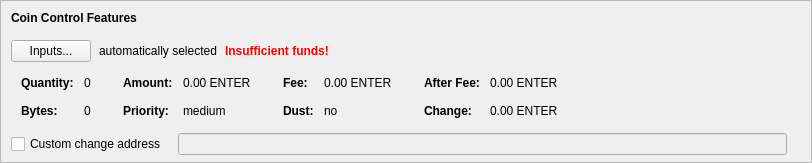
    <widget class="QFrame" name="frameCoinControl">
     <property name="sizePolicy">
      <sizepolicy hsizetype="Expanding" vsizetype="Expanding">
       <horstretch>0</horstretch>
       <verstretch>0</verstretch>
      </sizepolicy>
     </property>
     <property name="maximumSize">
      <size>
       <width>16777215</width>
       <height>16777215</height>
      </size>
     </property>
     <property name="frameShape">
      <enum>QFrame::StyledPanel</enum>
     </property>
     <property name="frameShadow">
      <enum>QFrame::Sunken</enum>
     </property>
     <layout class="QVBoxLayout" name="verticalLayoutCoinControl2">
      <property name="spacing">
       <number>0</number>
      </property>
      <property name="leftMargin">
       <number>0</number>
      </property>
      <property name="topMargin">
       <number>0</number>
      </property>
      <property name="rightMargin">
       <number>0</number>
      </property>
      <property name="bottomMargin">
       <number>6</number>
      </property>
      <item>
       <layout class="QVBoxLayout" name="verticalLayoutCoinControl" stretch="0,0,0,0,1">
        <property name="spacing">
         <number>0</number>
        </property>
        <property name="leftMargin">
         <number>10</number>
        </property>
        <property name="topMargin">
         <number>10</number>
        </property>
        <item>
         <layout class="QHBoxLayout" name="horizontalLayoutCoinControl1">
          <property name="bottomMargin">
           <number>15</number>
          </property>
          <item>
           <widget class="QLabel" name="labelCoinControlFeatures">
            <property name="sizePolicy">
             <sizepolicy hsizetype="Preferred" vsizetype="Maximum">
              <horstretch>0</horstretch>
              <verstretch>0</verstretch>
             </sizepolicy>
            </property>
            <property name="font">
             <font>
              <weight>75</weight>
              <bold>true</bold>
             </font>
            </property>
            <property name="styleSheet">
             <string notr="true">font-weight:bold;</string>
            </property>
            <property name="text">
             <string>Coin Control Features</string>
            </property>
           </widget>
          </item>
         </layout>
        </item>
        <item>
         <layout class="QHBoxLayout" name="horizontalLayoutCoinControl2" stretch="0,0,0,0">
          <property name="spacing">
           <number>8</number>
          </property>
          <property name="bottomMargin">
           <number>10</number>
          </property>
          <item>
           <widget class="QPushButton" name="pushButtonCoinControl">
            <property name="styleSheet">
             <string notr="true"/>
            </property>
            <property name="text">
             <string>Inputs...</string>
            </property>
            <property name="autoDefault">
             <bool>false</bool>
            </property>
           </widget>
          </item>
          <item>
           <widget class="QLabel" name="labelCoinControlAutomaticallySelected">
            <property name="text">
             <string>automatically selected</string>
            </property>
            <property name="margin">
             <number>5</number>
            </property>
           </widget>
          </item>
          <item>
           <widget class="QLabel" name="labelCoinControlInsuffFunds">
            <property name="font">
             <font>
              <weight>75</weight>
              <bold>true</bold>
             </font>
            </property>
            <property name="styleSheet">
             <string notr="true">color:red;font-weight:bold;</string>
            </property>
            <property name="text">
             <string>Insufficient funds!</string>
            </property>
            <property name="margin">
             <number>5</number>
            </property>
           </widget>
          </item>
          <item>
           <spacer name="horizontalSpacerCoinControl">
            <property name="orientation">
             <enum>Qt::Horizontal</enum>
            </property>
            <property name="sizeHint" stdset="0">
             <size>
              <width>40</width>
              <height>1</height>
             </size>
            </property>
           </spacer>
          </item>
         </layout>
        </item>
        <item>
         <widget class="QWidget" name="widgetCoinControl" native="true">
          <property name="sizePolicy">
           <sizepolicy hsizetype="Preferred" vsizetype="Preferred">
            <horstretch>0</horstretch>
            <verstretch>0</verstretch>
           </sizepolicy>
          </property>
          <property name="minimumSize">
           <size>
            <width>0</width>
            <height>0</height>
           </size>
          </property>
          <property name="styleSheet">
           <string notr="true"/>
          </property>
          <layout class="QHBoxLayout" name="horizontalLayoutCoinControl5">
           <property name="leftMargin">
            <number>0</number>
           </property>
           <property name="topMargin">
            <number>0</number>
           </property>
           <property name="rightMargin">
            <number>0</number>
           </property>
           <property name="bottomMargin">
            <number>0</number>
           </property>
           <item>
            <layout class="QHBoxLayout" name="horizontalLayoutCoinControl3" stretch="0,0,0,1">
             <property name="spacing">
              <number>20</number>
             </property>
             <property name="topMargin">
              <number>0</number>
             </property>
             <property name="bottomMargin">
              <number>10</number>
             </property>
             <item>
              <layout class="QFormLayout" name="formLayoutCoinControl1">
               <property name="horizontalSpacing">
                <number>10</number>
               </property>
               <property name="verticalSpacing">
                <number>14</number>
               </property>
               <property name="leftMargin">
                <number>10</number>
               </property>
               <property name="topMargin">
                <number>4</number>
               </property>
               <property name="rightMargin">
                <number>6</number>
               </property>
               <item row="0" column="0">
                <widget class="QLabel" name="labelCoinControlQuantityText">
                 <property name="font">
                  <font>
                   <weight>75</weight>
                   <bold>true</bold>
                  </font>
                 </property>
                 <property name="text">
                  <string>Quantity:</string>
                 </property>
                 <property name="margin">
                  <number>0</number>
                 </property>
                </widget>
               </item>
               <item row="0" column="1">
                <widget class="QLabel" name="labelCoinControlQuantity">
                 <property name="cursor">
                  <cursorShape>IBeamCursor</cursorShape>
                 </property>
                 <property name="contextMenuPolicy">
                  <enum>Qt::ActionsContextMenu</enum>
                 </property>
                 <property name="text">
                  <string notr="true">0</string>
                 </property>
                 <property name="margin">
                  <number>0</number>
                 </property>
                 <property name="textInteractionFlags">
                  <set>Qt::LinksAccessibleByMouse|Qt::TextSelectableByKeyboard|Qt::TextSelectableByMouse</set>
                 </property>
                </widget>
               </item>
               <item row="1" column="0">
                <widget class="QLabel" name="labelCoinControlBytesText">
                 <property name="font">
                  <font>
                   <weight>75</weight>
                   <bold>true</bold>
                  </font>
                 </property>
                 <property name="text">
                  <string>Bytes:</string>
                 </property>
                </widget>
               </item>
               <item row="1" column="1">
                <widget class="QLabel" name="labelCoinControlBytes">
                 <property name="cursor">
                  <cursorShape>IBeamCursor</cursorShape>
                 </property>
                 <property name="contextMenuPolicy">
                  <enum>Qt::ActionsContextMenu</enum>
                 </property>
                 <property name="text">
                  <string notr="true">0</string>
                 </property>
                 <property name="textInteractionFlags">
                  <set>Qt::LinksAccessibleByMouse|Qt::TextSelectableByKeyboard|Qt::TextSelectableByMouse</set>
                 </property>
                </widget>
               </item>
              </layout>
             </item>
             <item>
              <layout class="QFormLayout" name="formLayoutCoinControl2">
               <property name="horizontalSpacing">
                <number>10</number>
               </property>
               <property name="verticalSpacing">
                <number>14</number>
               </property>
               <property name="leftMargin">
                <number>6</number>
               </property>
               <property name="topMargin">
                <number>4</number>
               </property>
               <property name="rightMargin">
                <number>6</number>
               </property>
               <item row="0" column="0">
                <widget class="QLabel" name="labelCoinControlAmountText">
                 <property name="font">
                  <font>
                   <weight>75</weight>
                   <bold>true</bold>
                  </font>
                 </property>
                 <property name="text">
                  <string>Amount:</string>
                 </property>
                 <property name="margin">
                  <number>0</number>
                 </property>
                </widget>
               </item>
               <item row="0" column="1">
                <widget class="QLabel" name="labelCoinControlAmount">
                 <property name="cursor">
                  <cursorShape>IBeamCursor</cursorShape>
                 </property>
                 <property name="contextMenuPolicy">
                  <enum>Qt::ActionsContextMenu</enum>
                 </property>
                 <property name="text">
                  <string notr="true">0.00 ENTER</string>
                 </property>
                 <property name="textInteractionFlags">
                  <set>Qt::LinksAccessibleByMouse|Qt::TextSelectableByKeyboard|Qt::TextSelectableByMouse</set>
                 </property>
                </widget>
               </item>
               <item row="1" column="0">
                <widget class="QLabel" name="labelCoinControlPriorityText">
                 <property name="font">
                  <font>
                   <weight>75</weight>
                   <bold>true</bold>
                  </font>
                 </property>
                 <property name="text">
                  <string>Priority:</string>
                 </property>
                </widget>
               </item>
               <item row="1" column="1">
                <widget class="QLabel" name="labelCoinControlPriority">
                 <property name="cursor">
                  <cursorShape>IBeamCursor</cursorShape>
                 </property>
                 <property name="contextMenuPolicy">
                  <enum>Qt::ActionsContextMenu</enum>
                 </property>
                 <property name="text">
                  <string>medium</string>
                 </property>
                 <property name="textInteractionFlags">
                  <set>Qt::LinksAccessibleByMouse|Qt::TextSelectableByKeyboard|Qt::TextSelectableByMouse</set>
                 </property>
                </widget>
               </item>
              </layout>
             </item>
             <item>
              <layout class="QFormLayout" name="formLayoutCoinControl3">
               <property name="horizontalSpacing">
                <number>10</number>
               </property>
               <property name="verticalSpacing">
                <number>14</number>
               </property>
               <property name="leftMargin">
                <number>6</number>
               </property>
               <property name="topMargin">
                <number>4</number>
               </property>
               <property name="rightMargin">
                <number>6</number>
               </property>
               <item row="0" column="0">
                <widget class="QLabel" name="labelCoinControlFeeText">
                 <property name="font">
                  <font>
                   <weight>75</weight>
                   <bold>true</bold>
                  </font>
                 </property>
                 <property name="text">
                  <string>Fee:</string>
                 </property>
                 <property name="margin">
                  <number>0</number>
                 </property>
                </widget>
               </item>
               <item row="0" column="1">
                <widget class="QLabel" name="labelCoinControlFee">
                 <property name="cursor">
                  <cursorShape>IBeamCursor</cursorShape>
                 </property>
                 <property name="contextMenuPolicy">
                  <enum>Qt::ActionsContextMenu</enum>
                 </property>
                 <property name="text">
                  <string notr="true">0.00 ENTER</string>
                 </property>
                 <property name="textInteractionFlags">
                  <set>Qt::LinksAccessibleByMouse|Qt::TextSelectableByKeyboard|Qt::TextSelectableByMouse</set>
                 </property>
                </widget>
               </item>
               <item row="1" column="0">
                <widget class="QLabel" name="labelCoinControlLowOutputText">
                 <property name="font">
                  <font>
                   <weight>75</weight>
                   <bold>true</bold>
                  </font>
                 </property>
                 <property name="text">
                  <string>Dust:</string>
                 </property>
                </widget>
               </item>
               <item row="1" column="1">
                <widget class="QLabel" name="labelCoinControlLowOutput">
                 <property name="cursor">
                  <cursorShape>IBeamCursor</cursorShape>
                 </property>
                 <property name="contextMenuPolicy">
                  <enum>Qt::ActionsContextMenu</enum>
                 </property>
                 <property name="text">
                  <string>no</string>
                 </property>
                 <property name="textInteractionFlags">
                  <set>Qt::LinksAccessibleByMouse|Qt::TextSelectableByKeyboard|Qt::TextSelectableByMouse</set>
                 </property>
                </widget>
               </item>
              </layout>
             </item>
             <item>
              <layout class="QFormLayout" name="formLayoutCoinControl4">
               <property name="horizontalSpacing">
                <number>10</number>
               </property>
               <property name="verticalSpacing">
                <number>14</number>
               </property>
               <property name="leftMargin">
                <number>6</number>
               </property>
               <property name="topMargin">
                <number>4</number>
               </property>
               <property name="rightMargin">
                <number>6</number>
               </property>
               <item row="0" column="0">
                <widget class="QLabel" name="labelCoinControlAfterFeeText">
                 <property name="font">
                  <font>
                   <weight>75</weight>
                   <bold>true</bold>
                  </font>
                 </property>
                 <property name="text">
                  <string>After Fee:</string>
                 </property>
                 <property name="margin">
                  <number>0</number>
                 </property>
                </widget>
               </item>
               <item row="0" column="1">
                <widget class="QLabel" name="labelCoinControlAfterFee">
                 <property name="cursor">
                  <cursorShape>IBeamCursor</cursorShape>
                 </property>
                 <property name="contextMenuPolicy">
                  <enum>Qt::ActionsContextMenu</enum>
                 </property>
                 <property name="text">
                  <string notr="true">0.00 ENTER</string>
                 </property>
                 <property name="textInteractionFlags">
                  <set>Qt::LinksAccessibleByMouse|Qt::TextSelectableByKeyboard|Qt::TextSelectableByMouse</set>
                 </property>
                </widget>
               </item>
               <item row="1" column="0">
                <widget class="QLabel" name="labelCoinControlChangeText">
                 <property name="font">
                  <font>
                   <weight>75</weight>
                   <bold>true</bold>
                  </font>
                 </property>
                 <property name="text">
                  <string>Change:</string>
                 </property>
                </widget>
               </item>
               <item row="1" column="1">
                <widget class="QLabel" name="labelCoinControlChange">
                 <property name="cursor">
                  <cursorShape>IBeamCursor</cursorShape>
                 </property>
                 <property name="contextMenuPolicy">
                  <enum>Qt::ActionsContextMenu</enum>
                 </property>
                 <property name="text">
                  <string notr="true">0.00 ENTER</string>
                 </property>
                 <property name="textInteractionFlags">
                  <set>Qt::LinksAccessibleByMouse|Qt::TextSelectableByKeyboard|Qt::TextSelectableByMouse</set>
                 </property>
                </widget>
               </item>
              </layout>
             </item>
            </layout>
           </item>
          </layout>
         </widget>
        </item>
        <item>
         <layout class="QHBoxLayout" name="horizontalLayoutCoinControl4" stretch="0,0,0">
          <property name="spacing">
           <number>12</number>
          </property>
          <property name="sizeConstraint">
           <enum>QLayout::SetDefaultConstraint</enum>
          </property>
          <property name="topMargin">
           <number>5</number>
          </property>
          <property name="rightMargin">
           <number>5</number>
          </property>
          <item>
           <widget class="QCheckBox" name="checkBoxCoinControlChange">
            <property name="toolTip">
             <string>If this is activated, but the change address is empty or invalid, change will be sent to a newly generated address.</string>
            </property>
            <property name="text">
             <string>Custom change address</string>
            </property>
           </widget>
          </item>
          <item>
           <widget class="QValidatedLineEdit" name="lineEditCoinControlChange">
            <property name="enabled">
             <bool>false</bool>
            </property>
            <property name="sizePolicy">
             <sizepolicy hsizetype="Expanding" vsizetype="Fixed">
              <horstretch>0</horstretch>
              <verstretch>0</verstretch>
             </sizepolicy>
            </property>
           </widget>
          </item>
          <item>
           <widget class="QLabel" name="labelCoinControlChangeLabel">
            <property name="sizePolicy">
             <sizepolicy hsizetype="Preferred" vsizetype="Expanding">
              <horstretch>0</horstretch>
              <verstretch>0</verstretch>
             </sizepolicy>
            </property>
            <property name="minimumSize">
             <size>
              <width>0</width>
              <height>0</height>
             </size>
            </property>
            <property name="text">
             <string/>
            </property>
            <property name="margin">
             <number>3</number>
            </property>
           </widget>
          </item>
         </layout>
        </item>
        <item>
         <spacer name="verticalSpacerCoinControl">
          <property name="orientation">
           <enum>Qt::Vertical</enum>
          </property>
          <property name="sizeHint" stdset="0">
           <size>
            <width>800</width>
            <height>1</height>
           </size>
          </property>
         </spacer>
        </item>
       </layout>
      </item>
     </layout>
    </widget>
